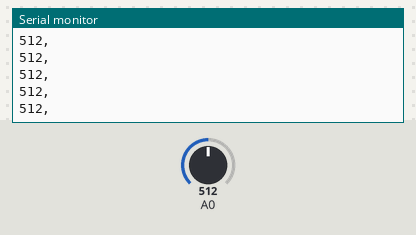
This sketch was run on a simulated Arduino Uno, built with avr-gcc and run on an emulated ATmega328P. Shown: the last lines printed to the serial monitor. Inputs (shaded band) come from the test bench; at power-on: A0 = 512.

Above: at 1.2 s.
1.3 s: A0 set to 716
At 2.3 s:
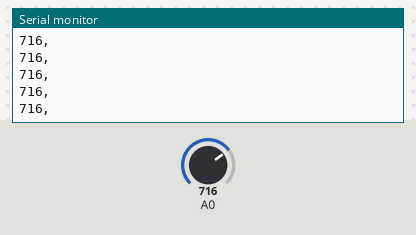
4.3 s: A0 set to 900
At 5.4 s:
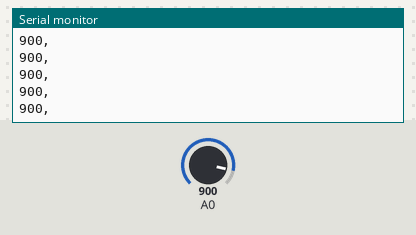
Timing chart, 0 to 7.3 s (numbered marks = the images above; inputs shaded):
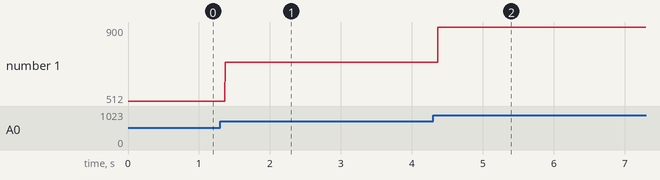

Measured:
- after the input at 1.3 s, the serial monitor: prints a new line after 0.07 s (image 1)
- after the input at 4.3 s, the serial monitor: prints a new line after 0.07 s (image 2)
- plotted number 1: 512 → 716 after the input at 1.3 s, 716 → 900 after the input at 4.3 s

The sketch:

v1.ino
```cpp
void setup() {

  Serial.begin(9600);
  // put your setup code here, to run once:

}

void loop() {

  Serial.print(analogRead(A0));
  Serial.println(',');
  delay(5);

  // put your main code here, to run repeatedly:

}
```
